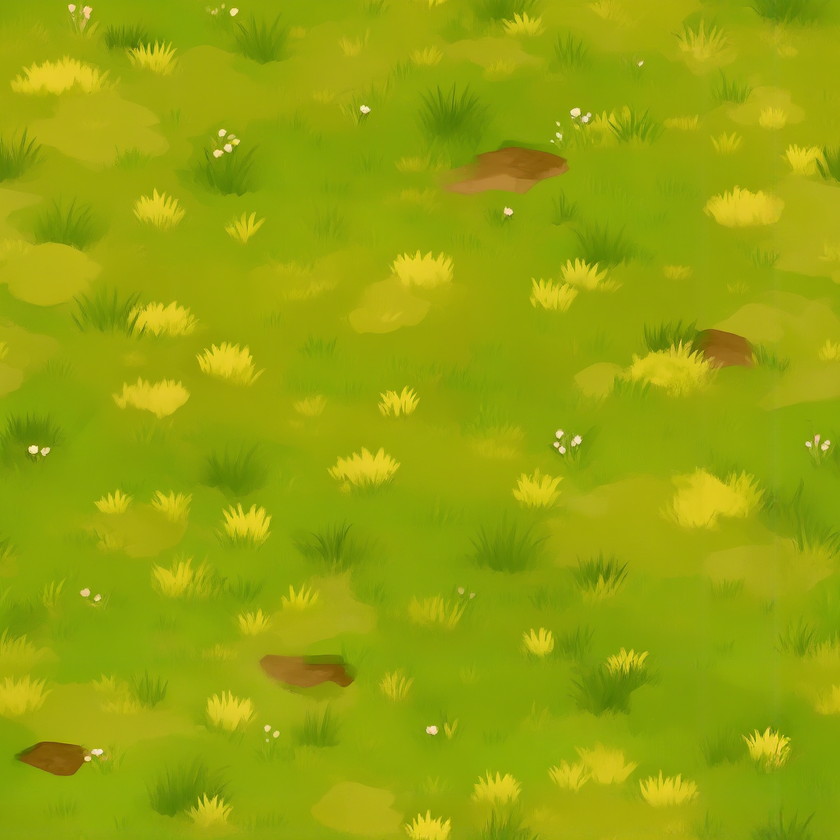
#> input picture content/terrain-studies/source/sage-ground.png, 840 x 840 px, shrunk from 1024 x 1024 before the run, found by its file name
$ python make-dry-meadow.py
#> lines starting #> are read from the running program, lines starting #| are printed output that depends on the picture
"""Derive the dry meadow ground texture from the lush one (#10041): the same painted ground, sun-dried.

The terrain blends its ground layers by weight, so the dry meadow must tile and read at the same scale as
sage-ground; recolouring that texture keeps its brushwork, scale and seamless edges, and only moves its
greens toward straw and dry earth. Deterministic: run again to reproduce the checked-in image.

    python3 authoring/tools/generators/make-dry-meadow.py
"""
import colorsys
import hashlib
import json
from pathlib import Path

from PIL import Image

ROOT = Path(__file__).resolve().parents[3]
FOLDER = ROOT / "content/game/textures/terrain-studies"
SOURCE, TARGET, NAME = FOLDER / "sage-ground.png", FOLDER / "dry-meadow.png", "dry-meadow"

# Greens move toward this hue (straw), keep this share of their saturation, and lift by this much.
STRAW_HUE = 0.115
HUE_PULL = 0.8
SATURATION_KEPT = 0.82
LIGHTEN = 1.14
# Already-brown soil patches keep their own hue.
GREEN_FROM, GREEN_TO = 0.16, 0.45


def dry(r, g, b):
    h, s, v = colorsys.rgb_to_hsv(r / 255, g / 255, b / 255)
    if GREEN_FROM <= h <= GREEN_TO:
        h = h + (STRAW_HUE - h) * HUE_PULL
        s *= SATURATION_KEPT
    v = min(1.0, v * LIGHTEN)
    return tuple(round(c * 255) for c in colorsys.hsv_to_rgb(h, s, v))


def main():
    image = Image.open(SOURCE).convert("RGBA")
    data = image.tobytes()
    pixels = bytearray(len(data))
    for i in range(0, len(data), 4):
        pixels[i:i + 3] = bytes(dry(data[i], data[i + 1], data[i + 2]))
        pixels[i + 3] = data[i + 3]
#> this loop made 705600 passes
#> (i, h in dry, s in dry, v in dry) on passes 2 to 4: (4, 0.131, 0.779, 0.711), (8, 0.132, 0.774, 0.715), (12, 0.131, 0.774, 0.711)
    out = Image.frombytes("RGBA", image.size, bytes(pixels))
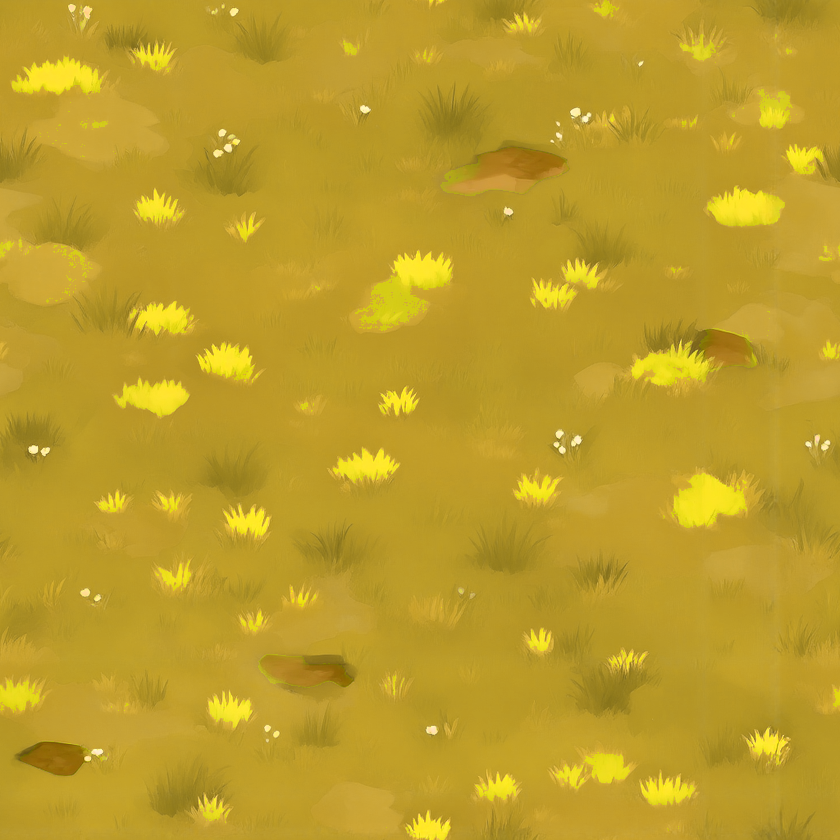
#> out: PIL image 840x840 RGBA; mean R, G, B, A 189.7, 157.5, 41.2, 255
    out.save(TARGET)
    digest = hashlib.sha256(TARGET.read_bytes()).hexdigest()
    manifest_path = FOLDER / "materials.json"
#> (the run stopped early here; a loop or call above may not have finished)
